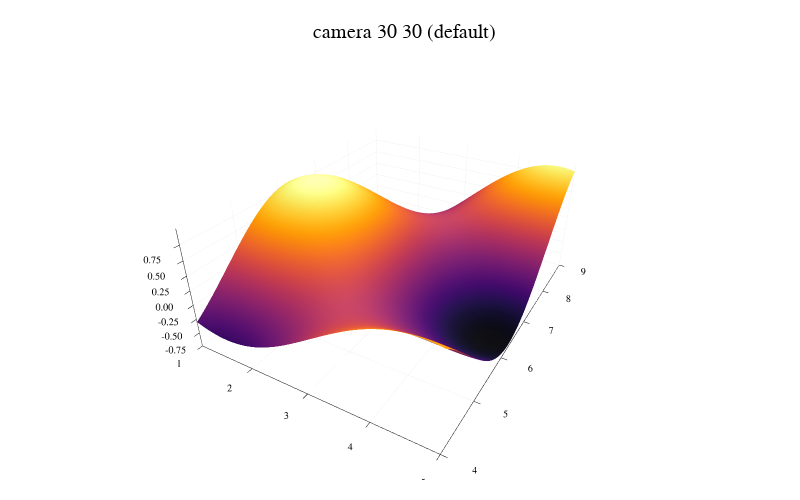

The code cell stored with this chart in its notebook:
### Code cell
x= [1.0:0.1:5;]; y= [4.0:0.1:9.0;]; f(x,y)= sin(x)*cos(y);
p1= surface( x, y, f,      camera=(30,30), legend=false, title="camera 30 30 (default)", size=[800,500] );
plot(p1)

### Figure 1 — Plotly figure (JSON) as saved in the notebook; plotly's stock layout.template omitted (floating-point values rounded to 4 significant figures; data arrays with more than 128 entries replaced by an {"elided": "..."} marker saying what was removed)
{"data": [{"colorbar": {"title": ""}, "colorscale": {"elided": "256x2 mixed values"}, "hoverinfo": "none", "name": "y1", "opacity": null, "showlegend": false, "showscale": false, "type": "surface", "x": [1, 1.1, 1.2, 1.3, 1.4, 1.5, 1.6, 1.7, 1.8, 1.9, 2, 2.1, 2.2, 2.3, 2.4, 2.5, 2.6, 2.7, 2.8, 2.9, 3, 3.1, 3.2, 3.3, 3.4, 3.5, 3.6, 3.7, 3.8, 3.9, 4, 4.1, 4.2, 4.3, 4.4, 4.5, 4.6, 4.7, 4.8, 4.9, 5], "xaxis": "x1", "y": [4, 4.1, 4.2, 4.3, 4.4, 4.5, 4.6, 4.7, 4.8, 4.9, 5, 5.1, 5.2, 5.3, 5.4, 5.5, 5.6, 5.7, 5.8, 5.9, 6, 6.1, 6.2, 6.3, 6.4, 6.5, 6.6, 6.7, 6.8, 6.9, 7, 7.1, 7.2, 7.3, 7.4, 7.5, 7.6, 7.7, 7.8, 7.9, 8, 8.1, 8.2, 8.3, 8.4, 8.5, 8.6, 8.7, 8.8, 8.9, 9], "yaxis": "y1", "z": {"elided": "51x41 float values"}, "zmax": 0.9994, "zmin": -0.9998}], "layout": {"annotations": [{"font": {"color": "rgba(0, 0, 0, 1.000)", "family": "sans-serif", "size": 20}, "rotation": 0, "showarrow": false, "text": "camera 30 30 (default)", "x": 0.5056, "xanchor": "center", "xref": "paper", "y": 1, "yanchor": "top", "yref": "paper"}], "height": 500, "margin": {"b": 20, "l": 0, "r": 0, "t": 20}, "paper_bgcolor": "rgba(255, 255, 255, 1.000)", "plot_bgcolor": "rgba(255, 255, 255, 1.000)", "scene": {"camera": {"eye": {"x": 1.126, "y": -1.95, "z": 1.3}}, "xaxis": {"anchor": "y1", "domain": [0.01603, 0.9951], "gridcolor": "rgba(0, 0, 0, 0.100)", "gridwidth": 0.5, "linecolor": "rgba(0, 0, 0, 1.000)", "mirror": false, "range": [1, 5], "showgrid": true, "showline": true, "showticklabels": true, "tickangle": 0, "tickcolor": "rgb(0, 0, 0)", "tickfont": {"color": "rgba(0, 0, 0, 1.000)", "family": "sans-serif", "size": 11}, "tickmode": "array", "ticks": "inside", "ticktext": ["1", "2", "3", "4", "5"], "tickvals": [1, 2, 3, 4, 5], "title": "", "titlefont": {"color": "rgba(0, 0, 0, 1.000)", "family": "sans-serif", "size": 15}, "type": "-", "visible": true, "zeroline": false, "zerolinecolor": "rgba(0, 0, 0, 1.000)"}, "yaxis": {"anchor": "x1", "domain": [0.0301, 0.9532], "gridcolor": "rgba(0, 0, 0, 0.100)", "gridwidth": 0.5, "linecolor": "rgba(0, 0, 0, 1.000)", "mirror": false, "range": [4, 9], "showgrid": true, "showline": true, "showticklabels": true, "tickangle": 0, "tickcolor": "rgb(0, 0, 0)", "tickfont": {"color": "rgba(0, 0, 0, 1.000)", "family": "sans-serif", "size": 11}, "tickmode": "array", "ticks": "inside", "ticktext": ["4", "5", "6", "7", "8", "9"], "tickvals": [4, 5, 6, 7, 8, 9], "title": "", "titlefont": {"color": "rgba(0, 0, 0, 1.000)", "family": "sans-serif", "size": 15}, "type": "-", "visible": true, "zeroline": false, "zerolinecolor": "rgba(0, 0, 0, 1.000)"}, "zaxis": {"gridcolor": "rgba(0, 0, 0, 0.100)", "gridwidth": 0.5, "linecolor": "rgba(0, 0, 0, 1.000)", "mirror": false, "range": [-0.9998, 0.9994], "showgrid": true, "showline": true, "showticklabels": true, "tickangle": 0, "tickcolor": "rgb(0, 0, 0)", "tickfont": {"color": "rgba(0, 0, 0, 1.000)", "family": "sans-serif", "size": 11}, "tickmode": "array", "ticks": "inside", "ticktext": ["-0.75", "-0.50", "-0.25", "0.00", "0.25", "0.50", "0.75"], "tickvals": [-0.75, -0.5, -0.25, 0, 0.25, 0.5, 0.75], "title": "", "titlefont": {"color": "rgba(0, 0, 0, 1.000)", "family": "sans-serif", "size": 15}, "type": "-", "visible": true, "zeroline": false, "zerolinecolor": "rgba(0, 0, 0, 1.000)"}}, "showlegend": false, "width": 800}}
